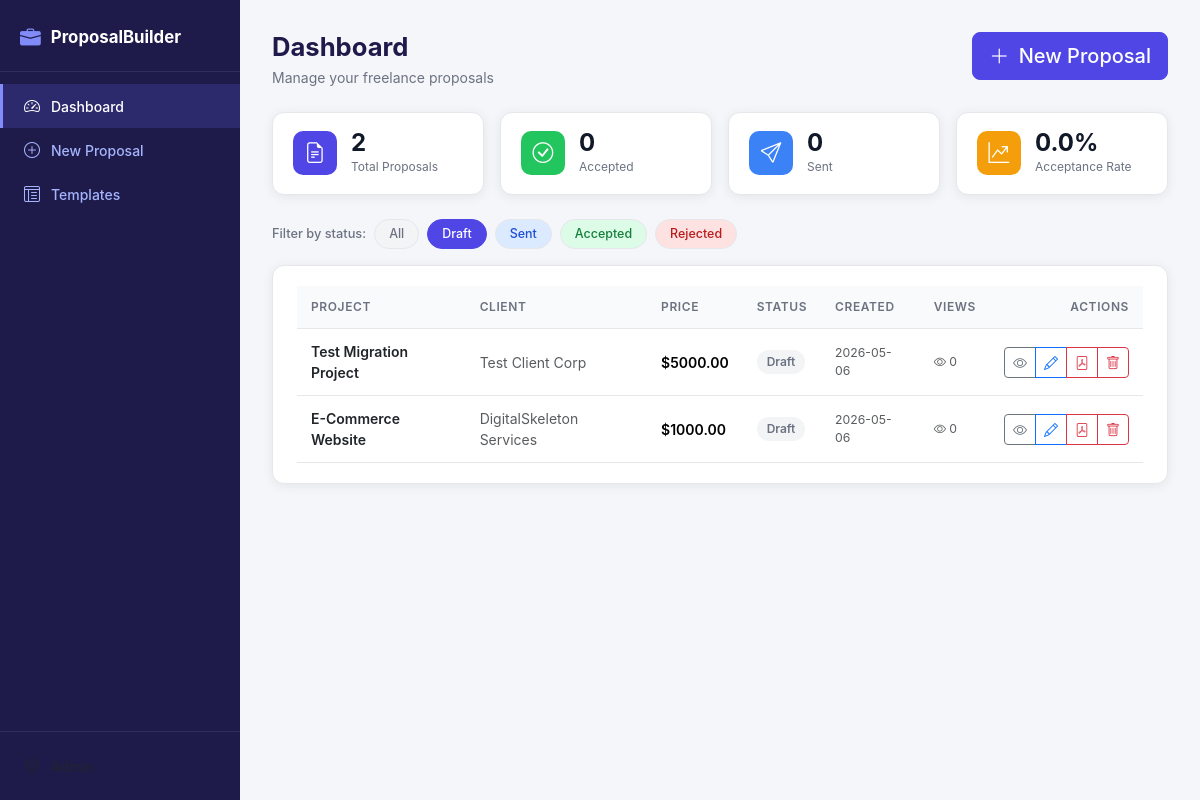
The app's page /?status=Draft with its own data.
### tables this page shows
CREATE TABLE proposals (
            id INTEGER PRIMARY KEY AUTOINCREMENT,
            client_name TEXT NOT NULL,
            project_title TEXT NOT NULL,
            description TEXT,
            price REAL,
            timeline TEXT,
            status TEXT DEFAULT 'Draft',
            content TEXT,
            views INTEGER DEFAULT 0,
            share_token TEXT UNIQUE,
            created_at DATETIME DEFAULT CURRENT_TIMESTAMP,
            updated_at DATETIME DEFAULT CURRENT_TIMESTAMP
        );

### routes/proposals.py (the view)
@proposals_bp.route('/')
def dashboard():
    status = request.args.get('status', '')
    proposals = models.get_all_proposals(status if status else None)
    stats = models.get_stats()
    return render_template('dashboard.html', proposals=proposals, stats=stats, current_status=status)

### models.py (called while the page is built)
def get_db():
    conn = sqlite3.connect(DB_PATH)
    conn.row_factory = sqlite3.Row
    conn.execute("PRAGMA foreign_keys = ON")
    return conn

def get_all_proposals(status=None):
    conn = get_db()
    if status:
        rows = conn.execute(
            'SELECT * FROM proposals WHERE status=? ORDER BY created_at DESC', (status,)
        ).fetchall()
    else:
        rows = conn.execute(
            'SELECT * FROM proposals ORDER BY created_at DESC'
        ).fetchall()
    conn.close()
    return [dict(r) for r in rows]

def get_stats():
    conn = get_db()
    total = conn.execute('SELECT COUNT(*) FROM proposals').fetchone()[0]
    accepted = conn.execute("SELECT COUNT(*) FROM proposals WHERE status='Accepted'").fetchone()[0]
    sent = conn.execute("SELECT COUNT(*) FROM proposals WHERE status='Sent'").fetchone()[0]
    draft = conn.execute("SELECT COUNT(*) FROM proposals WHERE status='Draft'").fetchone()[0]
    rejected = conn.execute("SELECT COUNT(*) FROM proposals WHERE status='Rejected'").fetchone()[0]
    conn.close()
    rate = round((accepted / total * 100), 1) if total > 0 else 0
    return {'total': total, 'accepted': accepted, 'sent': sent,
            'draft': draft, 'rejected': rejected, 'acceptance_rate': rate}

### templates/dashboard.html (shortened to what this page needs)
{% extends 'base.html' %}
{% block content %}
<div class="page-header">
  <div>
    <h1 class="page-title">Dashboard</h1>
    <p class="page-sub">Manage your freelance proposals</p>
  </div>
  <a href="/proposals/new" class="btn btn-primary btn-lg">
    <i class="bi bi-plus-lg me-1"></i> New Proposal
  </a>
</div>
<div class="stats-grid">
  <div class="stat-card">
    <div class="stat-icon bg-indigo"><i class="bi bi-file-earmark-text"></i></div>
    <div class="stat-info">
      <div class="stat-val">{{ stats.total }}</div>
      <div class="stat-lbl">Total Proposals</div>
    </div>
  </div>
  <div class="stat-card">
    <div class="stat-icon bg-green"><i class="bi bi-check-circle"></i></div>
    <div class="stat-info">
      <div class="stat-val">{{ stats.accepted }}</div>
      <div class="stat-lbl">Accepted</div>
    </div>
  </div>
  <div class="stat-card">
    <div class="stat-icon bg-blue"><i class="bi bi-send"></i></div>
    <div class="stat-info">
      <div class="stat-val">{{ stats.sent }}</div>
      <div class="stat-lbl">Sent</div>
    </div>
  </div>
  <div class="stat-card">
    <div class="stat-icon bg-amber"><i class="bi bi-graph-up-arrow"></i></div>
    <div class="stat-info">
      <div class="stat-val">{{ stats.acceptance_rate }}%</div>
      <div class="stat-lbl">Acceptance Rate</div>
    </div>
  </div>
</div>
<div class="filter-bar">
  <span class="filter-lbl">Filter by status:</span>
  <a href="/" class="badge-filter {% if not current_status %}active{% endif %}">All</a>
  <a href="/?status=Draft" class="badge-filter status-draft {% if current_status=='Draft' %}active{% endif %}">Draft</a>
  <a href="/?status=Sent" class="badge-filter status-sent {% if current_status=='Sent' %}active{% endif %}">Sent</a>
  <a href="/?status=Accepted" class="badge-filter status-accepted {% if current_status=='Accepted' %}active{% endif %}">Accepted</a>
  <a href="/?status=Rejected" class="badge-filter status-rejected {% if current_status=='Rejected' %}active{% endif %}">Rejected</a>
</div>
<div class="card-panel">
  {% if proposals %}
  <div class="table-responsive">
    <table class="table table-hover align-middle mb-0">
      <thead>
        <tr>
          <th>Project</th>
          <th>Client</th>
          <th>Price</th>
          <th>Status</th>
          <th>Created</th>
          <th>Views</th>
          <th class="text-end">Actions</th>
        </tr>
      </thead>
      <tbody>
        {% for p in proposals %}
        <tr>
          <td>
            <a href="/proposals/{{ p.id }}" class="fw-semibold text-decoration-none text-dark">
              {{ p.project_title }}
            </a>
          </td>
          <td class="text-muted">{{ p.client_name }}</td>
          <td>{% if p.price %}<span class="fw-semibold">${{ "%.2f"|format(p.price|float) }}</span>{% else %}<span class="text-muted">—</span>{% endif %}</td>
          <td><span class="status-pill status-{{ p.status|lower }}">{{ p.status }}</span></td>
          <td class="text-muted small">{{ p.created_at[:10] }}</td>
          <td class="text-muted small"><i class="bi bi-eye"></i> {{ p.views }}</td>
          <td class="text-end">
            <div class="btn-group btn-group-sm">
              <a href="/proposals/{{ p.id }}" class="btn btn-outline-secondary" title="View"><i class="bi bi-eye"></i></a>
              <a href="/proposals/{{ p.id }}/edit" class="btn btn-outline-primary" title="Edit"><i class="bi bi-pencil"></i></a>
              <a href="/proposals/{{ p.id }}/export/pdf" class="btn btn-outline-danger" title="PDF"><i class="bi bi-file-pdf"></i></a>
              <button class="btn btn-outline-danger" title="Delete"
                onclick="confirmDelete({{ p.id }}, '{{ p.project_title|replace("'","\\'")|e }}')">
                <i class="bi bi-trash"></i>
              </button>
            </div>
          </td>
        </tr>
        {% endfor %}
      </tbody>
    </table>
  </div>
  {% endif %}
</div>
{% endblock %}

### static/style.css (style rules this page uses)
:root { --sidebar-w: 240px; --brand: #4f46e5; --brand-dark: #3730a3; --brand-light: #eef2ff; --success: #22c55e; --warning: #f59e0b; --danger: #ef4444; --muted: #6b7280; --border: #e5e7eb; --bg: #f5f6fa; --card-bg: #ffffff; --text: #111827; --radius: 12px; --shadow: 0 2px 12px rgba(0,0,0,.07); }
*, *::before, *::after { box-sizing: border-box; }
body { margin: 0; font-family: 'Inter', system-ui, -apple-system, sans-serif; background: var(--bg); color: var(--text); font-size: 14px; }
.page-header { display: flex; justify-content: space-between; align-items: flex-start; margin-bottom: 24px; flex-wrap: wrap; gap: 12px; }
.page-title { font-size: 1.6rem; font-weight: 700; margin: 0; color: #1e1b4b; }
.page-sub { color: var(--muted); margin: 4px 0 0; font-size: .875rem; }
.card-panel { background: var(--card-bg); border-radius: var(--radius); padding: 20px 24px; box-shadow: var(--shadow); border: 1px solid var(--border); }
.stats-grid { display: grid; grid-template-columns: repeat(auto-fit, minmax(180px, 1fr)); gap: 16px; margin-bottom: 24px; }
.stat-card { background: var(--card-bg); border-radius: var(--radius); padding: 18px 20px; box-shadow: var(--shadow); border: 1px solid var(--border); display: flex; align-items: center; gap: 14px; }
.stat-icon { width: 44px; height: 44px; border-radius: 10px; display: flex; align-items: center; justify-content: center; font-size: 1.3rem; color: #fff; flex-shrink: 0; }
.bg-indigo { background: #4f46e5; }
.bg-green { background: #22c55e; }
.bg-blue { background: #3b82f6; }
.bg-amber { background: #f59e0b; }
.stat-val { font-size: 1.5rem; font-weight: 700; line-height: 1; }
.stat-lbl { font-size: .75rem; color: var(--muted); margin-top: 3px; }
.filter-bar { display: flex; align-items: center; gap: 8px; margin-bottom: 16px; flex-wrap: wrap; }
.filter-lbl { color: var(--muted); font-size: .8rem; font-weight: 500; }
.badge-filter { display: inline-flex; align-items: center; padding: 5px 14px; border-radius: 999px; background: #f3f4f6; color: var(--muted); font-size: .78rem; font-weight: 500; text-decoration: none; border: 1px solid var(--border); transition: all .15s; }
.badge-filter.active { background: var(--brand); color: #fff; border-color: var(--brand); }
.status-pill { display: inline-flex; align-items: center; padding: 3px 10px; border-radius: 999px; font-size: .75rem; font-weight: 600; }
.status-draft { background: #f3f4f6; color: #6b7280; }
.status-sent { background: #dbeafe; color: #1d4ed8; }
.status-accepted { background: #dcfce7; color: #15803d; }
.status-rejected { background: #fee2e2; color: #b91c1c; }
.table thead th { font-size: .75rem; font-weight: 600; text-transform: uppercase; letter-spacing: .05em; color: var(--muted); background: #f9fafb; border-bottom: 1px solid var(--border); padding: 12px 14px; }
.table td { padding: 12px 14px; vertical-align: middle; border-color: var(--border); }
.btn { font-weight: 500; }
.btn-primary { background: var(--brand); border-color: var(--brand); }

### records on screen
proposals: project_title "Test Migration Project", client_name "Test Client Corp", price "5000.00", status "Draft", created_at "2026-05-06", views "0"
proposals: project_title "E-Commerce Website", client_name "DigitalSkeleton Services", price "1000.00", status "Draft", created_at "2026-05-06", views "0"

### other values on screen
{{ stats.total }} "2"
{{ stats.accepted }} "0"
{{ stats.sent }} "0"
{{ stats.acceptance_rate }} "0.0"
